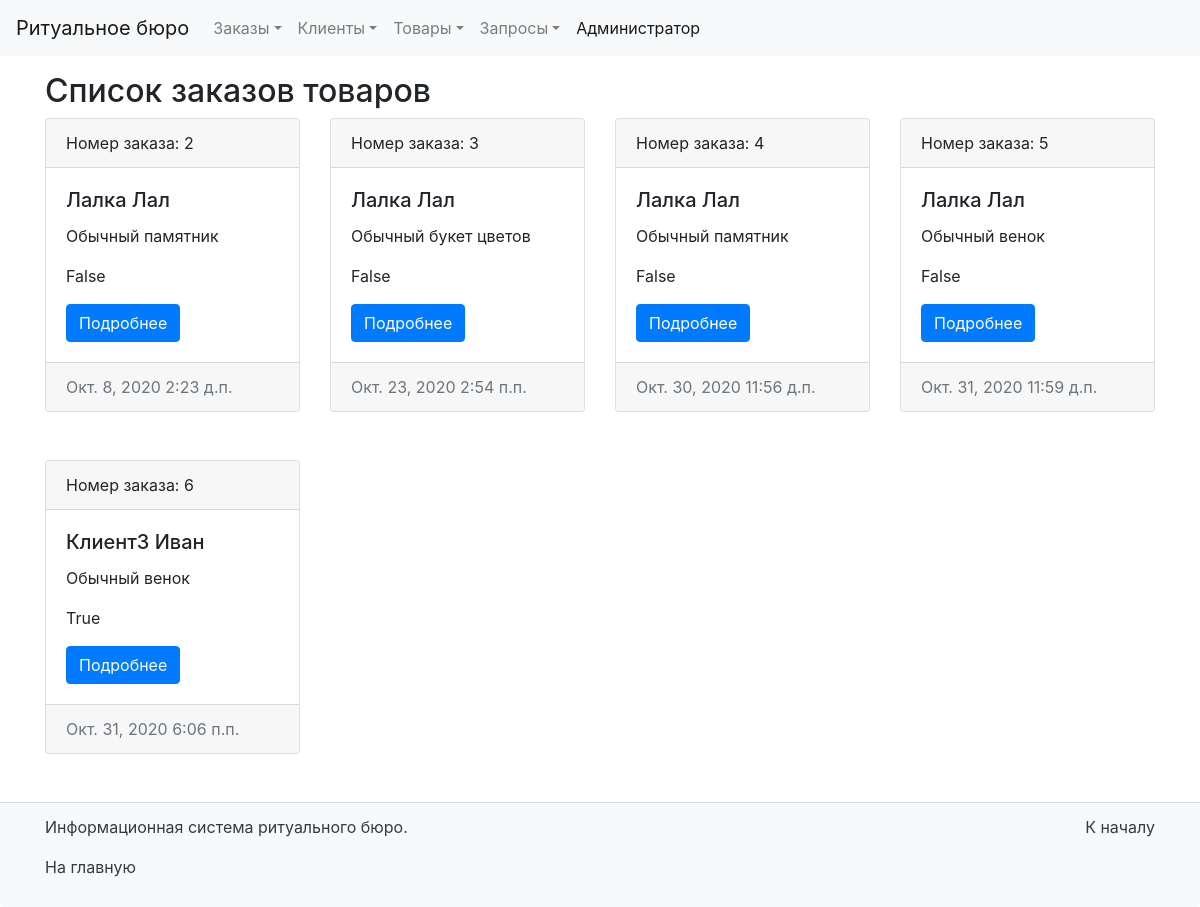
Screenshot of /productsOrders/ with the database file from the repository.
### BD_Report/models.py (models this page shows, shortened)
class ProductOrder(models.Model):
    productOrderID = models.AutoField(primary_key=True, verbose_name='ID')
    clientID = models.ForeignKey('Client', on_delete=models.PROTECT)
    productID = models.ForeignKey('Product', on_delete=models.PROTECT)
    discountID = models.ForeignKey('ProductDiscounts', on_delete=models.PROTECT)
    date = models.DateField(verbose_name='Дата')
    time = models.TimeField(verbose_name='Время')
    is_paid = models.BooleanField(verbose_name='Подтверждение оплаты')
    class Meta:
        verbose_name = 'Заказ товара'
        verbose_name_plural = 'Заказы товара'
    def get_absolute_url(self):
        return reverse('view_productorder', kwargs={'pk': self.productOrderID})

class Client(models.Model):
    clientID = models.AutoField(primary_key=True, verbose_name='ID')
    surname = models.CharField(max_length=30, verbose_name='Фамилия')
    name = models.CharField(max_length=30, verbose_name='Имя')
    patronymic = models.CharField(max_length=30, verbose_name='Отчество')
    deceased_surname = models.CharField(max_length=30, verbose_name='Фамилия усопшего')
    deceased_name = models.CharField(max_length=30, verbose_name='Имя усопшего')
    deceased_patronymic = models.CharField(max_length=30, verbose_name='Отчество усопшего')
    phoneNumber = models.IntegerField(verbose_name='Телефон')
    class Meta:
        verbose_name = 'Клиент'
        verbose_name_plural = 'Клиенты'
    def __str__(self):
        return "{} {}".format(self.surname, self.name)

class Product(models.Model):
    productID = models.AutoField(primary_key=True, verbose_name='ID')
    name = models.CharField(max_length=30, verbose_name='Название товара')
    photo = models.ImageField(upload_to='photos/%Y/%m/%d/', verbose_name='Фото', blank=True)
    productTypeID = models.ForeignKey('ProductType', on_delete=models.PROTECT)
    discountID = models.ForeignKey('ProductDiscounts', on_delete=models.PROTECT)
    price = models.IntegerField(verbose_name='Цена')
    class Meta:
        verbose_name = 'Товар'
        verbose_name_plural = 'Товары'
    def __str__(self):
        return self.name

### BD_Report/views.py (the view)
# urls.py: path('productsOrders/', HomeOrderProduct.as_view(), name='productorder'),
class HomeOrderProduct(ListView):
    model = ProductOrder
    template_name = 'BD_Report/productorder.html'
    context_object_name = 'productorders'
    def get_context_data(self, *, object_list=None, **kwargs):
        context = super().get_context_data(**kwargs)
        context['title'] = 'Список заказов товаров'
        return context

### BD_Report/templates/BD_Report/productorder.html (shortened to what this page needs)
{% extends 'base.html' %}
{% block container_title %} <h2>{{title}}</h2> {% endblock %}
{% block content %}
        {% for item in productorders %}
                <div class="col-sm-3 mb-5">
                    <div class="card">
                        <div class="card-header">
                            Номер заказа: {{ item.productOrderID }}
                        </div>
                        <div class="card-body">
                            <h5 class="card-title">{{ item.clientID }}</h5>
                            <p class="card-text">{{ item.productID }}</p>
                            <p class="card-text">{{ item.is_paid }}</p>
                            <a href="{{ item.get_absolute_url }}" class="btn btn-primary">Подробнее</a>
                        </div>
                        <div class="card-footer text-muted">
                            {{ item.date }} {{ item.time }}
                        </div>
                    </div>
                </div>
        {% endfor %}
{% endblock %}

### rows the page displays
ProductOrder: productOrderID "2", clientID "Лалка Лал", productID "Обычный памятник", is_paid "False", date "Окт. 8, 2020", time "2:23 д.п."
ProductOrder: productOrderID "3", clientID "Лалка Лал", productID "Обычный букет цветов", is_paid "False", date "Окт. 23, 2020", time "2:54 п.п."
ProductOrder: productOrderID "4", clientID "Лалка Лал", productID "Обычный памятник", is_paid "False", date "Окт. 30, 2020", time "11:56 д.п."
ProductOrder: productOrderID "5", clientID "Лалка Лал", productID "Обычный венок", is_paid "False", date "Окт. 31, 2020", time "11:59 д.п."
ProductOrder: productOrderID "6", clientID "Клиент3 Иван", productID "Обычный венок", is_paid "True", date "Окт. 31, 2020", time "6:06 п.п."

### other values shown
{{ title }} "Список заказов товаров"
